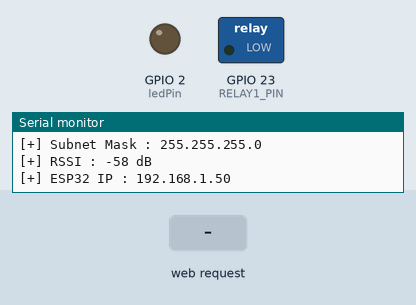
Simulated run of this sketch. Board: ESP32. On the bench: switched loads named in the sketch (green lamp = pin HIGH), output pins drawn as LEDs (lit = HIGH), the last lines printed to the serial monitor. The inputs (shaded band) are chosen by the test bench. WiFi joins after 1.5 s; servers stay silent unless stated.

Above: at 3.2 s.
3.3 s: HTTP request GET /?status=8 received
At 3.9 s:
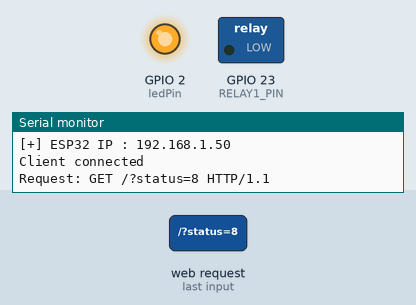
4.8 s: HTTP request GET /?status=1 received
At 5.1 s:
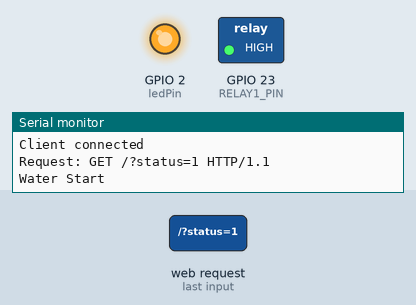
Timing chart, 0 to 7.8 s (numbered marks = the images above; inputs shaded):
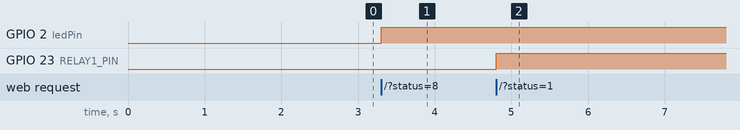

Measured:
- after the input at 3.3 s, GPIO 2 (ledPin): LOW → HIGH at once
- after the input at 4.8 s, GPIO 23 (RELAY1_PIN): LOW → HIGH at once

The sketch:

Project.ino
```cpp
#include <WiFi.h>
#include <Adafruit_Sensor.h>
#include <DHT.h>
#include <DHT_U.h>

// Define the GPIO pin where the DHT11 data pin is connected
#define DHTPIN 4       // Change this to the GPIO pin you're using
#define RELAY1_PIN 23  // GPIO pin connected to IN1 (K1)
int ledPin = 2;        // LED pin
#define SOIL_SENSOR_PIN 34

// Set the type of DHT sensor
#define DHTTYPE DHT11

// Initialize DHT sensor
DHT dht(DHTPIN, DHTTYPE);


const char* ssid = "";
const char* password = "";

// Adjust these based on your testing with dry and wet soil
int dryValue = 3000;  // Analog value when soil is completely dry
int wetValue = 1000;  // Analog value when soil is completely wet


// Placeholder for the network server, similar to WiFiServer on port 80
NetworkServer server(80);

void get_network_info() {
  if (WiFi.status() == WL_CONNECTED) {
    Serial.print("[*] Network information for ");
    Serial.println(ssid);

    Serial.println("[+] BSSID : " + WiFi.BSSIDstr());
    Serial.print("[+] Gateway IP : ");
    Serial.println(WiFi.gatewayIP());
    Serial.print("[+] Subnet Mask : ");
    Serial.println(WiFi.subnetMask());
    Serial.println((String) "[+] RSSI : " + WiFi.RSSI() + " dB");
    Serial.print("[+] ESP32 IP : ");
    Serial.println(WiFi.localIP());
  }
}

void setup() {
  Serial.begin(115200);
  dht.begin();

  pinMode(ledPin, OUTPUT);  // Set the LED pin as output
  pinMode(SOIL_SENSOR_PIN, INPUT);

  pinMode(RELAY1_PIN, OUTPUT);    // Set K1 pin as output
  digitalWrite(RELAY1_PIN, LOW);  // Ensure relay is OFF initially

  WiFi.begin(ssid, password);
  while (WiFi.status() != WL_CONNECTED) {
    delay(1000);
    Serial.println("Connecting to WiFi...");
  }

  Serial.println("Connected to Wi-Fi network");
  server.begin();  // Start the server (assuming server.begin() is supported in NetworkServer)
  Serial.println("Server started");
  get_network_info();
}

void loop() {
  // Placeholder for a network client connection, similar to WiFiClient
  NetworkClient client = server.accept();  // Assuming `accept` method exists in NetworkServer

  if (client) {
    Serial.println("Client connected");

    String requestText = "";

    while (client.connected()) {
      if (client.available()) {
        char c = client.read();
        requestText += c;

        if (c == '\n') {
          Serial.println("Request: " + requestText);

          if (requestText.startsWith("GET /?status=8")) {
            digitalWrite(ledPin, HIGH);  // Turn LED on

          } else if (requestText.startsWith("GET /temp")) {

            float humidity = dht.readHumidity();
            float temperature = dht.readTemperature();

            Serial.print("Humidity: ");
            Serial.print(humidity);
            Serial.print(" %\t");
            Serial.print("Temperature: ");
            Serial.print(temperature);
            Serial.println(" °C");


            if (isnan(humidity) || isnan(temperature)) {
              Serial.println("Failed to read from DHT sensor!");
              return;
            }

            String jsonResponse = "{\"temp\": " + String(temperature, 2) + ",\"humidity\":" + String(humidity, 2) + "}";

            client.println("HTTP/1.1 200 OK");
            client.println("Content-Type: text/plain");
            client.println("Connection:Close");
            client.println();
            // client.println(temperature);  // Example temperature value
            client.println(jsonResponse);


          } else if (requestText.startsWith("GET /water")) {

            int soilMoistureValue = analogRead(SOIL_SENSOR_PIN);

            // Map the soil moisture value to a percentage
            int soilMoisturePercent = map(soilMoistureValue, dryValue, wetValue, 0, 100);

            // Constrain the value to ensure it's between 0 and 100
            soilMoisturePercent = constrain(soilMoisturePercent, 0, 100);

            // Determine if the soil is dry, moist, or wet
            String moistureStatus;
            if (soilMoisturePercent < 30) {
              moistureStatus = "Dry";
            } else if (soilMoisturePercent > 70) {
              moistureStatus = "Wet";
            } else {
              moistureStatus = "Moist";
            }

            String jsonResponse = "{\"water\": " + String(soilMoisturePercent) + ",\"humidity\":\"" + moistureStatus + "\"}";

            // Print the result
            // Serial.print("Soil Moisture (%): ");
            // Serial.print(soilMoisturePercent);
            // Serial.print("% - ");
            // Serial.println(moistureStatus);


            client.println("HTTP/1.1 200 OK");
            client.println("Content-Type: text/plain");
            client.println("Connection:Close");
            client.println();
            // client.println(temperature);  // Example temperature value
            client.println(jsonResponse);


          } else if (requestText.startsWith("GET /?status=1")) {


            Serial.println("Water Start");
            digitalWrite(RELAY1_PIN, HIGH);  // Turn ON K1 (relay activated)


          } else {
            // digitalWrite(ledPin, LOW);  // Turn LED off
            digitalWrite(RELAY1_PIN, LOW);

            Serial.println("Water Stop");
          }

          break;
        }
      }
    }

    client.stop();  // Close the connection
    // Serial.println("Client disconnected");
  }
}
```
